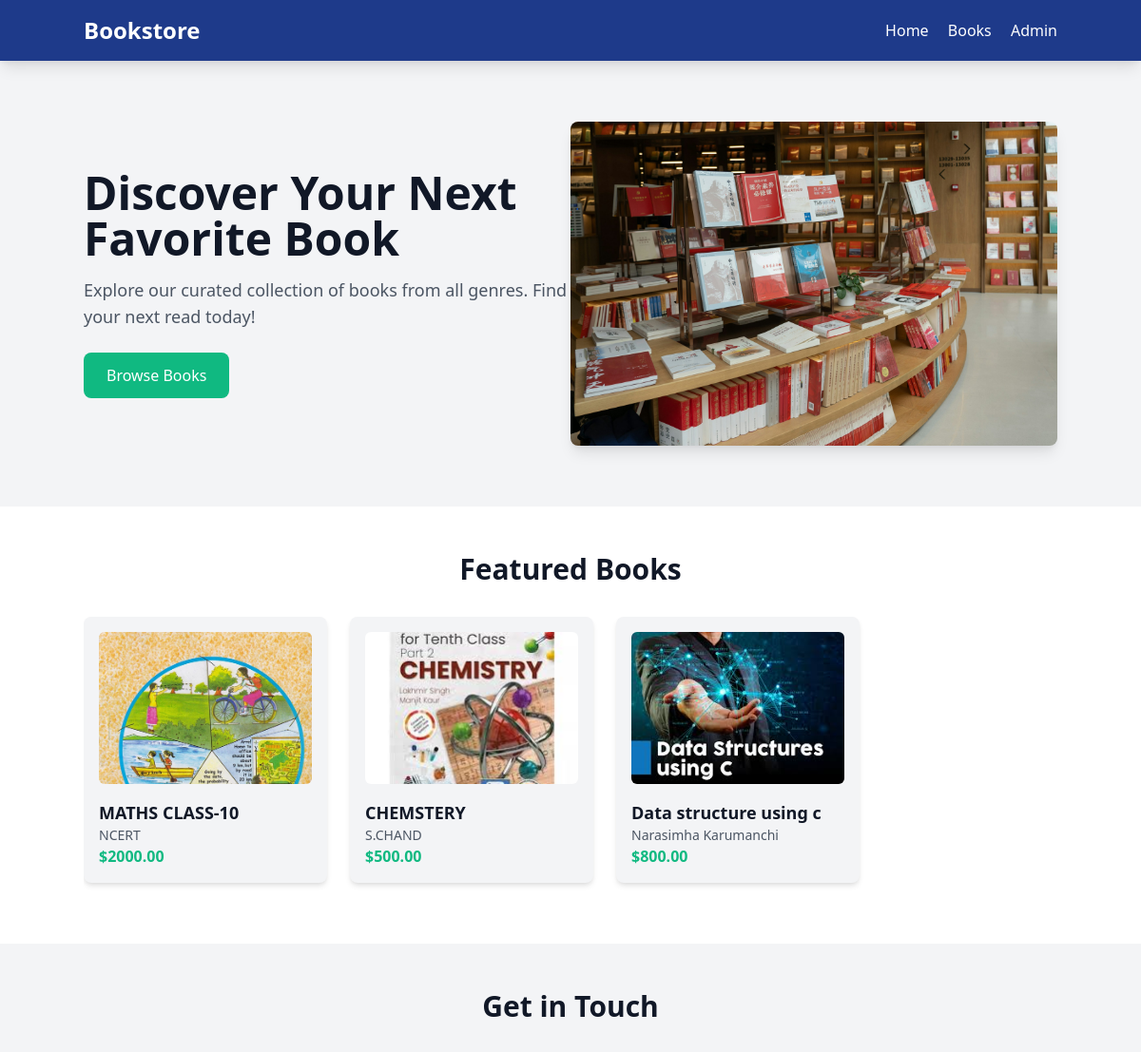
The app's page / (upper part), older data.
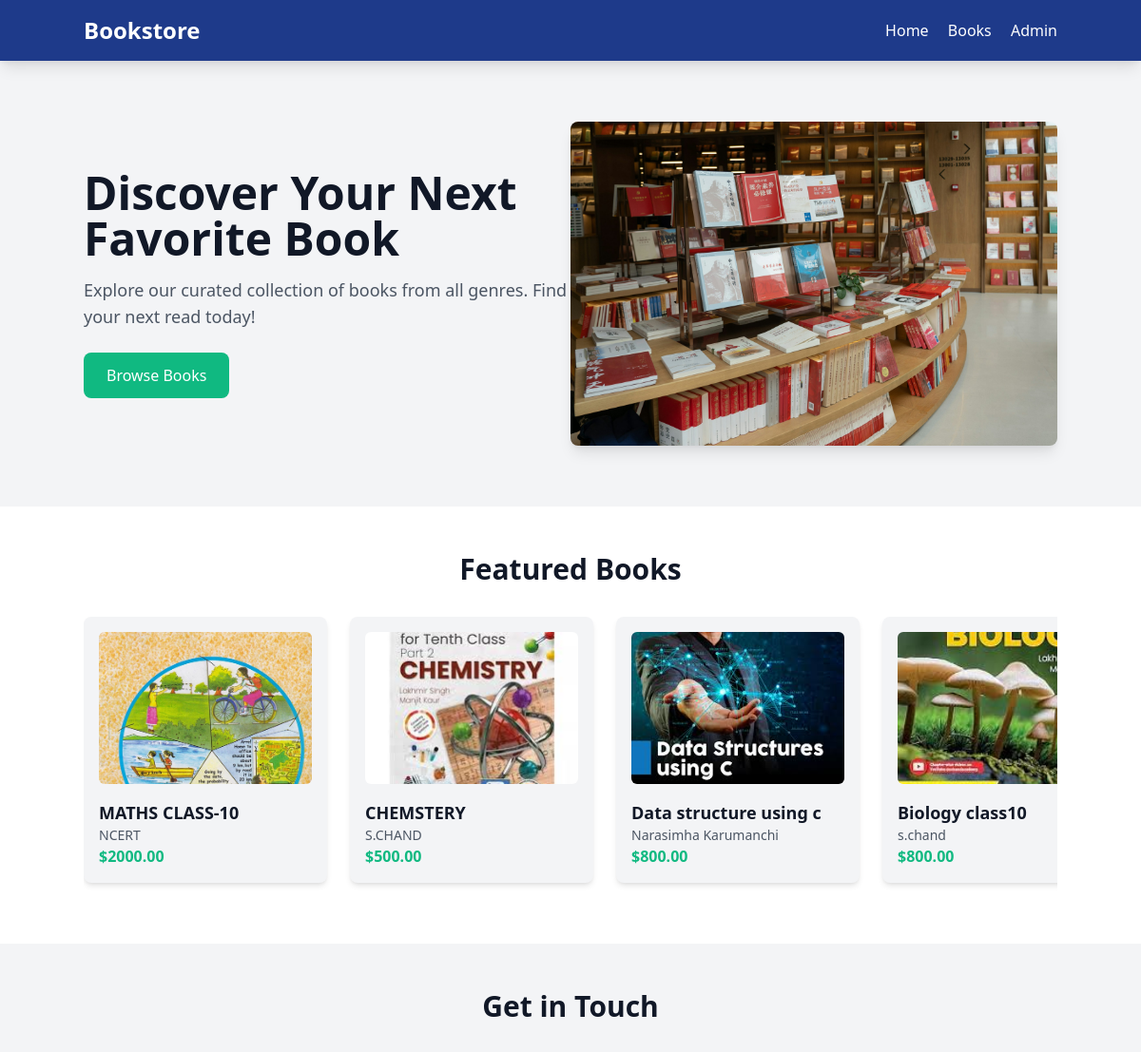
The same page, newer data.
### books/models.py (models this page shows, shortened)
class Book(models.Model):
    title = models.CharField(max_length=200)
    author = models.CharField(max_length=100)
    published_date = models.DateField()
    price = models.DecimalField(max_digits=6, decimal_places=2)
    is_visible = models.BooleanField(default=True)

### books/views.py (the view, shortened to what this page needs)
# urls.py: path('', views.HomeView.as_view(), name='home'),
class HomeView(TemplateView):
    template_name = 'books/home.html'
    def get_context_data(self, **kwargs):
        context = super().get_context_data(**kwargs)
        context['featured_books'] = Book.objects.filter(is_visible=True)[:10]
        return context

### books/templates/books/home.html (shortened to what this page needs)
{% extends "base.html" %}
{% load static %}
{% block content %}
    <nav class="bg-blue-900 text-white p-4 sticky top-0 z-50 shadow-lg">
        <div class="container mx-auto flex justify-between items-center">
            <a href="{% url 'books:home' %}" class="text-2xl font-bold">Bookstore</a>
            <div class="space-x-4">
                <a href="{% url 'books:home' %}" class="hover:text-green-400">Home</a>
                <a href="{% url 'books:book_list' %}" class="hover:text-green-400">Books</a>
                <a href="{% url 'admin:index' %}" class="hover:text-green-400">Admin</a>
            </div>
        </div>
    </nav>
    <section class="bg-gray-100 py-16">
        <div class="container mx-auto flex flex-col md:flex-row items-center">
            <div class="md:w-1/2 mb-8 md:mb-0">
                <h1 class="text-4xl md:text-5xl font-extrabold text-gray-900 mb-4">
                    Discover Your Next Favorite Book
                </h1>
                <p class="text-lg text-gray-600 mb-6">
                    Explore our curated collection of books from all genres. Find your next read today!
                </p>
                <a href="{% url 'books:book_list' %}" class="inline-block bg-green-500 text-white px-6 py-3 rounded-lg hover:bg-green-600 transition duration-300">
                    Browse Books
                </a>
            </div>
            <div class="md:w-1/2">
                <img src="{% static 'image\hero.jpeg' %}" alt="Books" class="w-full rounded-lg shadow-lg">
            </div>
        </div>
    </section>
    <section class="py-12 bg-white">
        <div class="container mx-auto">
            <h2 class="text-3xl font-bold text-gray-900 text-center mb-8">Featured Books</h2>
            <div class="relative">
                <div class="flex overflow-x-auto snap-x snap-mandatory gap-6 pb-4">
                    {% for book in featured_books %}
                        <div class="snap-center flex-shrink-0 w-64 bg-gray-100 p-4 rounded-lg shadow-md">
                            {% if forloop.counter == 1 %}
                                <img src="{% static 'image\book1.jpg' %}" alt="{{ book.title }}" class="w-full h-40 object-cover rounded-md mb-4">
                            {% elif forloop.counter == 2 %}
                                <img src="{% static 'image\book2.jpeg' %}" alt="{{ book.title }}" class="w-full h-40 object-cover rounded-md mb-4">
                            {% elif forloop.counter == 3 %}
                                <img src="{% static 'image\book3.jpeg' %}" alt="{{ book.title }}" class="w-full h-40 object-cover rounded-md mb-4">
                            {% else %}
                                <img src="{% static 'image\book4.jpeg' %}" alt="{{ book.title }}" class="w-full h-40 object-cover rounded-md mb-4">
                            {% endif %}
                            <h3 class="text-lg font-semibold text-gray-900">{{ book.title }}</h3>
                            <p class="text-gray-600 text-sm">{{ book.author }}</p>
                            <p class="text-green-500 font-bold">${{ book.price }}</p>
                        </div>
                    {% empty %}
                        <p class="text-gray-600 text-center w-full">No featured books available.</p>
                    {% endfor %}
                </div>
            </div>
        </div>
    </section>
    <section class="py-12 bg-gray-100">
        <div class="container mx-auto max-w-lg">
            <h2 class="text-3xl font-bold text-gray-900 text-center mb-8">Get in Touch</h2>
        </div>
    </section>
{% endblock %}

Row changes from the older to the newer data that the page shows:
added Book: title "Biology class10", author "s.chand", price "800.00"
